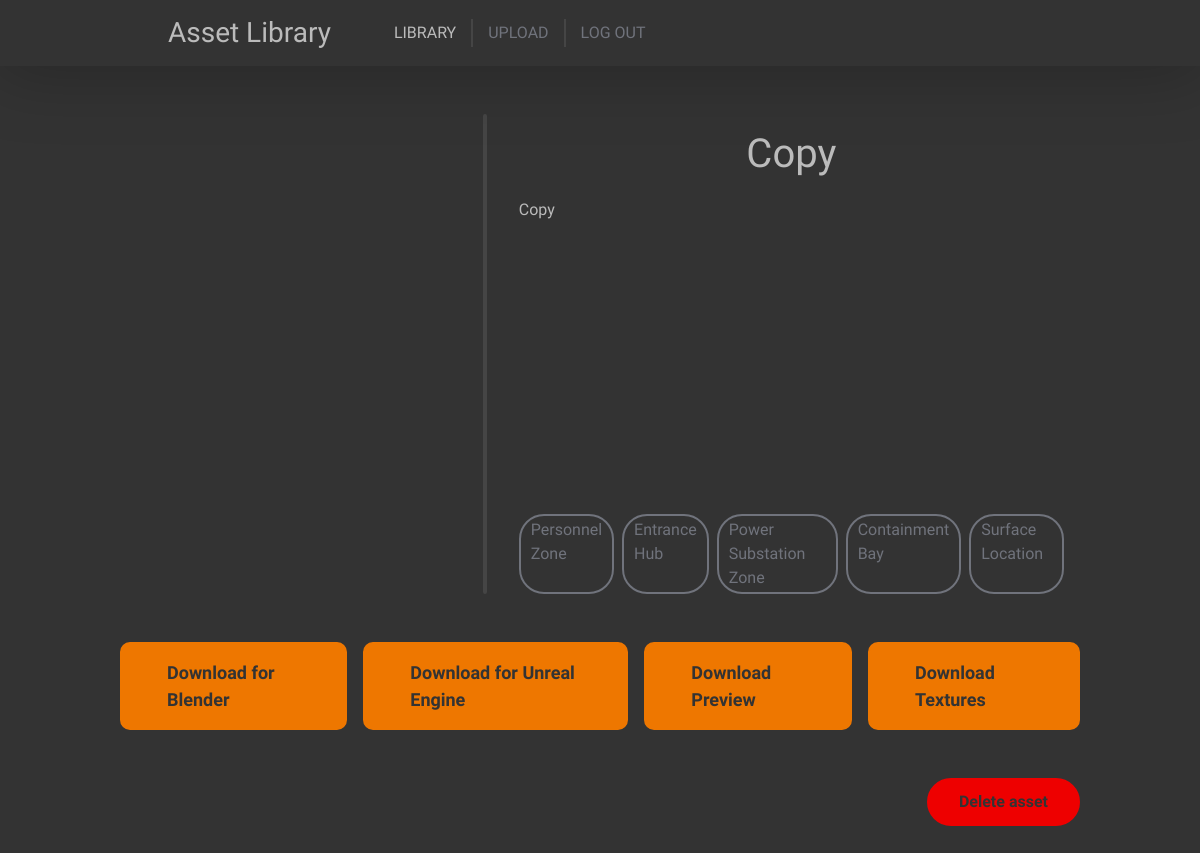
Screenshot of /view/16 (signed in) with the database file from the repository.
### content/models.py (models this page shows, shortened)
class Asset(models.Model):
    class Meta:
        verbose_name = "Asset"
        verbose_name_plural = "Assets"
        permissions = [
            ("see_own", "Can see own added assets"),
            ("see_others", "Can see others added assets"),
            ("edit_own", "Can edit own assets"),
            ("edit_others", "Can edit others assets"),
            ("delete_own", "Can delete own assets"),
            ("delete_others", "Can delete others assets"),
            ("upload", "Can upload assets")
        ]
    def content_path(instance, filename):
        print(instance)
        return 'meshes/{0}/{1}'.format(instance.id, filename)
    name = models.TextField()
    description = models.TextField()
    author = models.ForeignKey(User, on_delete=models.SET_NULL, null=True)
    last_update = models.DateTimeField(default=datetime.now, blank=True)
    blender_mesh = models.FileField(upload_to=content_path, null=True)
    fbx_mesh = models.FileField(upload_to=content_path, null=True)
    preview_mesh = models.FileField(upload_to=content_path, null=True)
    textures = models.ManyToManyField(Texture)
    tags = models.ManyToManyField(AssetTag)
    favorites = models.ManyToManyField(User, related_name="users_favorites")
    def delete(self, *args, **kwargs):
        self.blender_mesh.delete()
        self.fbx_mesh.delete()
        self.preview_mesh.delete()
        os.rmdir(os.path.abspath(os.path.join(settings.MEDIA_ROOT, 'meshes', str(self.pk))))
        for texture in self.textures.all():
            texture.delete()
        return super().delete(args, kwargs)

class AssetTag(models.Model):
    class Meta:
        verbose_name = "Asset Tag"
        verbose_name_plural = "Asset Tags"
    name = models.CharField(max_length=50)
    category = models.ForeignKey(AssetTagCategory, on_delete=models.CASCADE)

### content/views.py (the view)
# urls.py: path("view/<int:asset_pk>", views.view_view, name='asset_view'),
@login_required(login_url='/auth/', redirect_field_name=None)
def view_view(request: HttpRequest, asset_pk):
    asset = Asset.objects.filter(pk=asset_pk)
    if not asset.exists():
        return redirect('library')
    asset = asset.first()
    if not request.user.has_perm("content.see_own") and asset.author == request.user:
        return redirect('library')
    if not request.user.has_perm("content.see_others") and asset.author != request.user:
        return redirect('library')
    return render(request, "content/view.html", { 'asset': asset })

### content/templates/content/view.html (shortened to what this page needs)
<!DOCTYPE html>
<html>
    <head>
        <link href="https://cdn.jsdelivr.net/npm/bootstrap@5.2.3/dist/css/bootstrap.min.css" rel="stylesheet">
        {% load static %}
        <link href="{% static 'main/common.css' %}" rel="stylesheet">
        <link href="{% static 'content/view.css' %}" rel="stylesheet">
    </head>
    <body>
        <div class="top">
            <div class="adjusted-content mx-auto d-flex align-items-center">
                <h3 class="my-3 mx-5">Asset Library</h3>
                <div class="navigation fs-6 d-flex align-items-center">
                    <a href="{% url 'library' %}" class="active">LIBRARY</a>
                    <a href="{% url 'upload' %}">UPLOAD</a>
                    <a href="{% url 'logout' %}">LOG OUT</a>
                </div>
            </div>
        </div>
        <div class="content">
            <div class="adjusted-content mx-auto">
                <div class="d-flex flex-row mt-5 gap-3">
                    <model-viewer src="{% if asset.preview_mesh %}{{ asset.preview_mesh.url }}{% endif %}" class="model-preview w-50" camera-controls interaction-prompt="none" auto-rotate auto-rotate-delay="3000" rotation-per-second="25deg"></model-viewer>
                    <div class="vertical-rule"></div>
                    <div class="flex-fill d-flex flex-column">
                        <h1 class="mx-5 my-3 text-center">{{ asset.name }}</h1>
                        <p class="mx-3 my-1">{{ asset.description }}</p>
                        <div class="mx-3 mt-auto mb-0 d-flex gap-2">
                            {% for tag in asset.tags.all %}
                            <div class="tag">
                                {{ tag.name }}
                            </div>
                            {% endfor %}
                        </div>
                    </div>
                </div>
                <div class="d-flex flex-row mt-5 gap-3 justify-content-between">
                    {% if asset.blender_mesh %}
                    <a href="{{ asset.blender_mesh.url }}" download class="download-button">
                        Download for Blender
                    </a>
                    {% endif %}
                    {% if asset.fbx_mesh %}
                    <a href="{{ asset.fbx_mesh.url }}" download class="download-button">
                        Download for Unreal Engine
                    </a>
                    {% endif %}
                    {% if asset.preview_mesh %}
                    <a href="{{ asset.preview_mesh.url }}" download class="download-button">
                        Download Preview
                    </a>
                    {% endif %}
                    <a href="{% url 'download_textures' asset.pk %}" id="texturesDownload" download class="download-button">
                        Download Textures
                    </a>
                </div>
                {% if perms.content.delete_own and asset.author == user or perms.content.delete_others and asset.author != user %}
                <div class="d-flex flex-row-reverse mt-5 gap-3">
                    <button class="delete-button" data-bs-toggle="modal" data-bs-target="#deleteModal">
                        Delete asset
                    </button>
                </div>
                {% endif %}
            </div>
        </div>
    </body>
</html>

### main/static/main/common.css (style rules this page uses)
body { font-family: 'Lexend', sans-serif;; color: #BBBBBB; background-color: #333333; }
.top { background-color: #333333; overflow: auto; z-index: 10; box-shadow: 0 0 70px 5px rgba(0, 0, 0, 0.25); position: sticky; top: 0; }
a { color: inherit; text-decoration: none; }
.navigation { color: #70737C }
.navigation a { padding: 2px 15px; border-right: solid 2px #454545; transition: 0.15s ease-in-out color; }
.navigation a:hover, .navigation a.active { color: #BBBBBB }
.navigation a:last-child { border: none; }
.adjusted-content { width: 80%; }
.content { overflow: auto; min-height: 100vh; }
.vertical-rule { border: solid 2px #454545; border-radius: 2px; }

### content/static/content/view.css (style rules this page uses)
.model-preview { height: 60vh; border-radius: 25px; }
.download-button { background-color: #EE7700; color: #333333; padding: 15px 45px; font-size: 18px; font-weight: bold; border-radius: 10px; border: solid 2px #EE7700; transition: all ease-in-out 0.15s; }
.delete-button { background-color: #ee0000; color: #333333; padding: 10px 30px; font-weight: bold; border-radius: 1000px; border: solid 2px #ee0000; transition: all ease-in-out 0.15s; }
.tag { border: solid 2px #70737C; border-radius: 25px; padding: 2px 10px; color: #70737C; user-select: none; transition: all ease-in-out 0.15s; }

### rows the page displays
Asset: name "Copy", description "Copy"
AssetTag: name "Personnel Zone"
AssetTag: name "Entrance Hub"
AssetTag: name "Power Substation Zone"
AssetTag: name "Containment Bay"
AssetTag: name "Surface Location"
